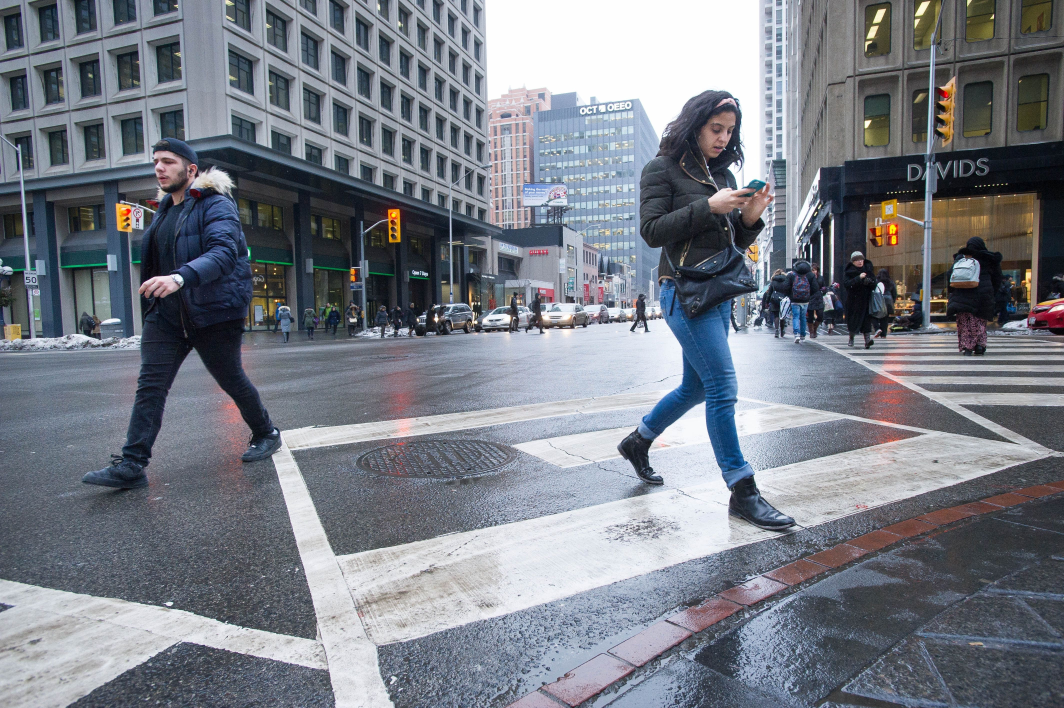
#> input picture object_detection/pedestrian_detection/pedestrian_images/pedestrian1.jpg, 4256 x 2832 px (shown at 1/4 size); its folder holds only this picture in this run
$ python pedestrian_detection.py
#> lines starting #> are read from the running program, lines starting #| are printed output that depends on the picture; after the words box and inside, x2 and y2 are one past the last pixel; in counts of white or black regions, pixels touching at a corner belong together
import os
import cv2
import imutils

hgd = cv2.HOGDescriptor()
hgd.setSVMDetector(cv2.HOGDescriptor_getDefaultPeopleDetector())

for filename in os.listdir('pedestrian_images'):
    print(filename)
    image = cv2.imread(os.path.join('pedestrian_images', filename))
#> image is the input picture: shape (2832, 4256, 3); mean B, G, R 133.9, 124.9, 120.2
    if image is not None:
        image = imutils.resize(image, width=min(800, image.shape[1]))
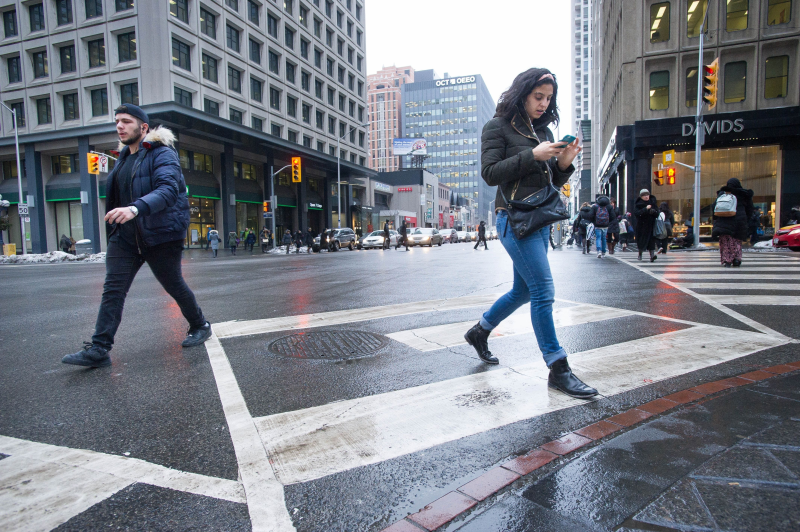
#> image: shape (532, 800, 3); mean B, G, R 133.9, 124.9, 120.2
        (regions, weights) = hgd.detectMultiScale(image, winStride=(2, 2), padding=(4, 4), scale=1.05)
#> regions = [[697, 160, 65, 130], [87, 87, 149, 298], [426, 22, 206, 412]]; weights = [0.294, 0.0493, 0.553]
        print(regions)
#| [[697 160  65 130]
#|  [ 87  87 149 298]
#|  [426  22 206 412]]
        if len(regions):
            for (x, y, w, h) in regions:
                cv2.rectangle(image, (x, y), (x + w, y + h), (0, 255, 0), 2)
#> this loop made 3 passes
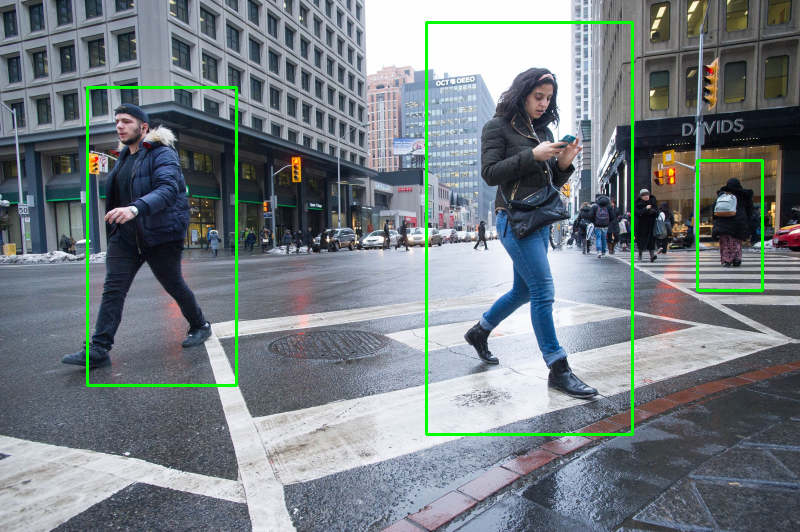
#> image: shape (532, 800, 3); 1.77% of pixels changed, all inside (x1, y1, x2, y2) = (86, 21, 764, 436)

        cv2.imshow("Image", image)
        cv2.waitKey(0)
